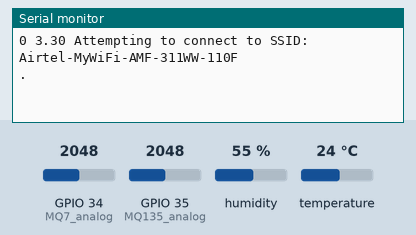
The sketch below on a simulated ESP32. Parts: the last lines printed to the serial monitor. The test bench sets the inputs (shaded band); at power-on: humidity 55 %, GPIO 34 (MQ7_analog) = 2048, GPIO 35 (MQ135_analog) = 2048, temperature 24 °C. WiFi joins after 1.5 s; servers stay silent unless stated.

Above: at 1.2 s.
1.3 s: humidity set to 22 %
At 5.23 s:
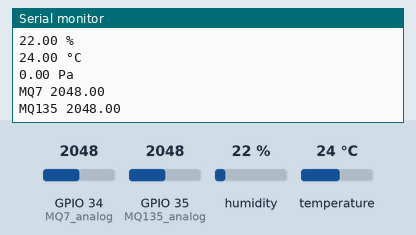
At 6.1 s:
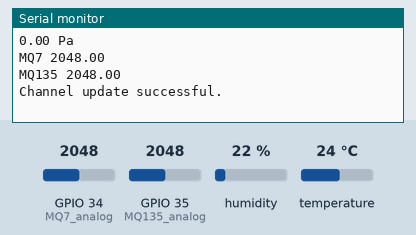

The sketch:

kalman.ino
```cpp
#include "ArduiKalman.h"
#include <WiFi.h>
#include <WiFiClient.h>
#include <SPI.h>
#include "secrets.h"
#include "ThingSpeak.h" // always include thingspeak header file after other header files and custom macros
#include <Wire.h>
#include "BMP085.h"
//#include <Adafruit_BMP085.h>
//Adafruit_BMP085 bmp;
#include <DHT.h>
#define DHTPIN 04
#define DHTTYPE DHT11
DHT dht(DHTPIN, DHTTYPE);

char ssid[] = SECRET_SSID;   // your network SSID (name)
char pass[] = SECRET_PASS;   // your network password
int keyIndex = 0;            // your network key Index number (needed only for WEP)
WiFiClient  client;

unsigned long myChannelNumber = SECRET_CH_ID;
const char * myWriteAPIKey = SECRET_WRITE_APIKEY;

float pressure;
float mbar;
BMP085 myBarometer; // initialise pressure sensor

#define MQ135_analog 35
#define MQ7_analog 34
#define UPDATE_TIME  100
long current;

int stateNum = 1;
int measureNum = 1;

//init matrix for Kalman
float xc[1];
float xc1[1];// correct state vector
float xp[1];        // predict state vector
float A[1][1];      // prediction error covariance
float Q[1][1];      // process noise covariance
float R[1][1];      // measurement error covariance
float H[1][1];      // Measurement model
float P[1][1];      // Post-prediction, pre-update

KalmanFilter m_kf;
KalmanFilter m_kf1;

void setup() {
// put your setup code here, to run once:
  Serial.begin(115200);
  Serial.print(0);  // To freeze the lower limit
  Serial.print(" ");
  Serial.print(3.3);  // To freeze the upper limit
  Serial.print(" ");

  dht.begin();
  myBarometer.init();
  pinMode(MQ7_analog, INPUT);
  pinMode(MQ135_analog, INPUT);
  WiFi.mode(WIFI_STA);
  ThingSpeak.begin(client);

  m_kf.init(stateNum, measureNum, &A[0][0], &P[0][0], &Q[0][0], &H[0][0], &R[0][0], &xp[0], &xc[0]);
  m_kf.zeros();
  m_kf1.init(stateNum, measureNum, &A[0][0], &P[0][0], &Q[0][0], &H[0][0], &R[0][0], &xp[0], &xc1[0]);
  m_kf1.zeros();
  A[0][0] = 1.0f;
  H[0][0] = 1.0f;
  Q[0][0] = 0.01f;
  R[0][0] = 100.0f;
  P[0][0] = 1.0f;
  xc[0] = analogRead(MQ7_analog);
  xc1[0] = analogRead(MQ135_analog);
}

void loop() {
  // predict
  float *predict = m_kf.predict();
  // correct
  float measured_value = analogRead(MQ7_analog);
  float measurement[measureNum];
  measurement[0] = measured_value;
  float *correct = m_kf.correct(measurement);
  float estimated_value_MQ7 = correct[0];
  //Serial.println();

  float *predict1 = m_kf1.predict();
  // correct
  float measured_value1 = analogRead(MQ135_analog);
  float measurement1[measureNum];
  measurement1[0] = measured_value1;
  float *correct1 = m_kf1.correct(measurement1);
  float estimated_value_MQ135 = correct1[0];

  //Serial.println();
 // delay(1000);

  // Connect or reconnect to WiFi
  if(WiFi.status() != WL_CONNECTED){
    Serial.print("Attempting to connect to SSID: ");
    Serial.println(SECRET_SSID);
    while(WiFi.status() != WL_CONNECTED){
      WiFi.begin(ssid, pass);  // Connect to WPA/WPA2 network. Change this line if using open or WEP network
      Serial.print(".");
      delay(5000);
    }
    Serial.println("\nConnected.");
  }
  float h=dht.readHumidity();
  float t=dht.readTemperature();
  Serial.print(h);
  Serial.println(" %");
  Serial.print(t);
  Serial.println(" °C");

  pressure = myBarometer.bmp085GetPressure(myBarometer.bmp085ReadUP()); // read pressure value in pascals
  mbar = pressure / 100; // convert millibar to pascals
  Serial.print(mbar);
  Serial.println(" Pa");

  Serial.print("MQ7 ");
  Serial.println(estimated_value_MQ7);
  Serial.print("MQ135 ");
  Serial.println(estimated_value_MQ135);

  // set the fields with the values
  ThingSpeak.setField(1,estimated_value_MQ7);
  ThingSpeak.setField(2,estimated_value_MQ135);
  ThingSpeak.setField(3,t);
  ThingSpeak.setField(4,h);
  ThingSpeak.setField(5,mbar);

  // write to the ThingSpeak channel
  int x = ThingSpeak.writeFields(myChannelNumber, myWriteAPIKey);
  if(x == 200){
    Serial.println("Channel update successful.");
    Serial.println(" ");
  }
  else{
    Serial.println("Problem updating channel. HTTP error code " + String(x));
  }
  delay(20000); // Wait 20 seconds to update the channel again

}
```

ArduiKalman.cpp
```cpp
#include "ArduiKalman.h"
#include <math.h>
#include <stdio.h>
#include "mat.h"

KalmanFilter::KalmanFilter()
{}

void KalmanFilter::init(int nostates, int nobsers, \
                        float *A, float *P, float *Q, float *H, float *R, float *xp, float *xc)
{
  this->m_States = nostates;
  this->m_Obsers = nobsers;
  this->A = A;
  this->P = P;
  this->Q = Q;
  this->H = H;
  this->R = R;
  this->xp = xp;
  this->xc = xc;
}
void KalmanFilter::zeros()
{
  for(int i=0; i<m_States*m_States; i++)
  {
    this->A[i] = 0.0f;
    this->Q[i] = 0.0f;
    this->P[i] = 0.0f;
  }
  for(int i=0; i<m_Obsers*m_States; i++)
  {
    this->H[i] = 0.0f;
  }
  for(int i=0; i<m_Obsers*m_Obsers; i++)
  {
    this->R[i] = 0.0f;
  }
  for(int i=0; i<m_States; i++)
  {
    this->xp[i] = 0.0f;
    this->xc[i] = 0.0f;
  }
}

float *KalmanFilter::predict()
{
  mulmat(A, xc, xp, m_States, m_States, 1);
  return xp;
}

float *KalmanFilter::correct(float *z)
{
  float tmp0[m_States*m_States];
  float tmp1[m_States*m_Obsers];
  float tmp2[m_Obsers*m_States];
  float tmp3[m_Obsers*m_Obsers];
  float tmp4[m_Obsers*m_Obsers];
  float tmp5[m_Obsers*m_Obsers];
  float tmp6[m_Obsers];
  float Ht[m_States*m_Obsers];
  float At[m_States*m_States];
  float Pp[m_States*m_States];
  float K[m_States*m_Obsers];

  /* P_k = F_{k-1} P_{k-1} F^T_{k-1} + Q_{k-1} */
  mulmat(A, P, tmp0, m_States, m_States, m_States);
  transpose(A, At, m_States, m_States);
  mulmat(tmp0, At, Pp, m_States, m_States, m_States);
  accum(Pp, Q, m_States, m_States);

  /* G_k = P_k H^T_k (H_k P_k H^T_k + R)^{-1} */
  transpose(H, Ht, m_Obsers, m_States);
  mulmat(Pp, Ht, tmp1, m_States, m_States, m_Obsers);

  mulmat(H, Pp, tmp2, m_Obsers, m_States, m_States);
  mulmat(tmp2, Ht, tmp3, m_Obsers, m_States, m_Obsers);
  accum(tmp3, R, m_Obsers, m_Obsers);

  if (cholsl(tmp3, tmp4, tmp5, m_Obsers))
  {
    return NULL;
  }
  mulmat(tmp1, tmp4, K, m_States, m_Obsers, m_Obsers);

  /* \hat{x}_k = \hat{x_k} + G_k(z_k - h(\hat{x}_k)) */
  mulmat(H, xp, tmp6, m_Obsers, m_States, m_States);
  sub(z, tmp6, tmp5, m_Obsers);
  mulvec(K, tmp5, tmp2, m_States, m_Obsers);
  add(xp, tmp2, xc, m_States);

  /* P_k = (I - G_k H_k) P_k */
  mulmat(K, H, tmp0, m_States, m_Obsers, m_States);
  negate(tmp0, m_States, m_States);
  mat_addeye(tmp0, m_States);
  mulmat(tmp0, Pp, P, m_States, m_States, m_States);

  return xc;
}
```

ArduiKalman.h
```cpp
#ifndef __KALMAN_H__
#define __KALMAN_H__

class KalmanFilter
{
public:
  float* A;
  float* P;
  float* Q;
  float* H;
  float* R;
  float* xp;
  float* xc;

  KalmanFilter();

  void init(int nostates, int nobsers, float *A, float *P, float *Q, float *H, float *R, float *xp, float *xc);
  void zeros();
  float *predict();
  float *correct(float *z);


private:
  int m_States;
  int m_Obsers;
};

#endif
```

mat.h
```cpp
#ifndef __MAT_H__
#define __MAT_H__

#include <math.h>
#include <stdio.h>


void zeros(float * a, int m, int n)
{
    int j;
    for (j=0; j<m*n; ++j)
        a[j] = 0;
}
int choldc1(float * a, float * p, int n) {
    int i,j,k;
    float sum;

    for (i = 0; i < n; i++) {
        for (j = i; j < n; j++) {
            sum = a[i*n+j];
            for (k = i - 1; k >= 0; k--) {
                sum -= a[i*n+k] * a[j*n+k];
            }
            if (i == j) {
                if (sum <= 0) {
                    return 1; /* error */
                }
                p[i] = sqrt(sum);
            }
            else {
                a[j*n+i] = sum / p[i];
            }
        }
    }

    return 0; /* success */
}

int choldcsl(float * A, float * a, float * p, int n)
{
    int i,j,k; float sum;
    for (i = 0; i < n; i++)
        for (j = 0; j < n; j++)
            a[i*n+j] = A[i*n+j];
    if (choldc1(a, p, n)) return 1;
    for (i = 0; i < n; i++) {
        a[i*n+i] = 1 / p[i];
        for (j = i + 1; j < n; j++) {
            sum = 0;
            for (k = i; k < j; k++) {
                sum -= a[j*n+k] * a[k*n+i];
            }
            a[j*n+i] = sum / p[j];
        }
    }

    return 0; /* success */
}


int cholsl(float * A, float * a, float * p, int n)
{
    int i,j,k;
    if (choldcsl(A,a,p,n)) return 1;
    for (i = 0; i < n; i++) {
        for (j = i + 1; j < n; j++) {
            a[i*n+j] = 0.0;
        }
    }
    for (i = 0; i < n; i++) {
        a[i*n+i] *= a[i*n+i];
        for (k = i + 1; k < n; k++) {
            a[i*n+i] += a[k*n+i] * a[k*n+i];
        }
        for (j = i + 1; j < n; j++) {
            for (k = j; k < n; k++) {
                a[i*n+j] += a[k*n+i] * a[k*n+j];
            }
        }
    }
    for (i = 0; i < n; i++) {
        for (j = 0; j < i; j++) {
            a[i*n+j] = a[j*n+i];
        }
    }

    return 0; /* success */
}
/* C <- A * B */
void mulmat(float * a, float * b, float * c, int arows, int acols, int bcols)
{
    int i, j,l;

    for(i=0; i<arows; ++i)
        for(j=0; j<bcols; ++j) {
            c[i*bcols+j] = 0;
            for(l=0; l<acols; ++l)
                c[i*bcols+j] += a[i*acols+l] * b[l*bcols+j];
        }
}

void mulvec(float * a, float * x, float * y, int m, int n)
{
    int i, j;

    for(i=0; i<m; ++i) {
        y[i] = 0;
        for(j=0; j<n; ++j)
            y[i] += x[j] * a[i*n+j];
    }
}

void transpose(float * a, float * at, int m, int n)
{
    int i,j;

    for(i=0; i<m; ++i)
        for(j=0; j<n; ++j) {
            at[j*m+i] = a[i*n+j];
        }
}

/* A <- A + B */
void accum(float * a, float * b, int m, int n)
{
    int i,j;

    for(i=0; i<m; ++i)
        for(j=0; j<n; ++j)
            a[i*n+j] += b[i*n+j];
}

/* C <- A + B */
void add(float * a, float * b, float * c, int n)
{
    int j;

    for(j=0; j<n; ++j)
        c[j] = a[j] + b[j];
}


/* C <- A - B */
void sub(float * a, float * b, float * c, int n)
{
    int j;

    for(j=0; j<n; ++j)
        c[j] = a[j] - b[j];
}

void negate(float * a, int m, int n)
{
    int i, j;

    for(i=0; i<m; ++i)
        for(j=0; j<n; ++j)
            a[i*n+j] = -a[i*n+j];
}

void mat_addeye(float * a, int n)
{
    int i;
    for (i=0; i<n; ++i)
        a[i*n+i] += 1;
}

#endif
```

secrets.h
```cpp
// Use this file to store all of the private credentials
// and connection details

#define SECRET_SSID "Airtel-MyWiFi-AMF-311WW-110F"    // replace MySSID with your WiFi network name
#define SECRET_PASS "46c2c5a9"  // replace MyPassword with your WiFi password

#define SECRET_CH_ID 1873257      // replace 0000000 with your channel number
#define SECRET_WRITE_APIKEY "MW6OE1EQM9OX949U"   // replace XYZ with your channel write API Key
```

Measured:
- after the input at 1.3 s, the serial monitor: prints a new line after 3.7 s (image 1)
